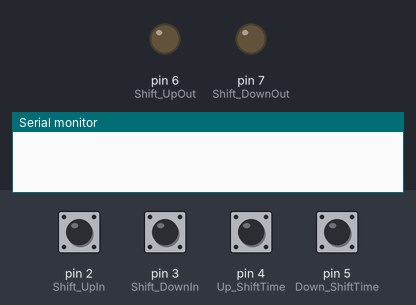
Simulated run of this sketch. Board: Arduino Uno, built with avr-gcc and run on an emulated ATmega328P. Shown: output pins drawn as LEDs (lit = HIGH), the last lines printed to the serial monitor. The inputs (shaded band) are chosen by the test bench; at power-on: pin 2 (Shift_UpIn), pin 3 (Shift_DownIn), pin 4 (Up_ShiftTime), pin 5 (Down_ShiftTime) LOW.

Above: at 0.1 s.
At 20.1 s:
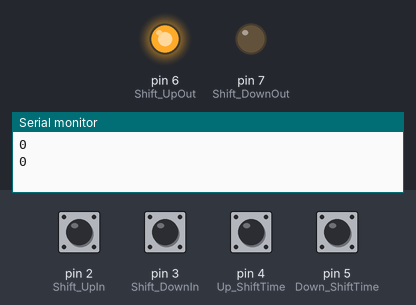
At 39.1 s:
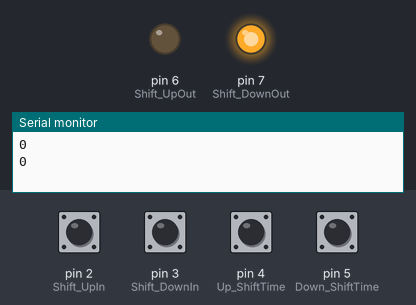
Timing chart, 0 to 40.0 s (numbered marks = the images above):
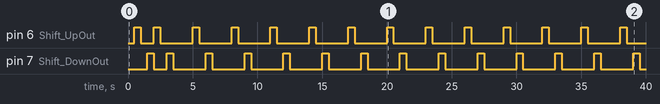

The sketch:

Slut_Pa_Tanken.ino
```cpp
int Shift_UpIn = 2;
int Shift_DownIn = 3;
int Up_ShiftTime = 4;
int Down_ShiftTime = 5;
int Shift_UpOut = 6;
int Shift_DownOut = 7;
int time1;
int time2;
int ShiftTime;
int yoyo{};
int yoyo1{};
int prev_yoyo1 = 1;
int prev_yoyo = 1;

void setup()
{
  pinMode(2, INPUT);
  pinMode(3, INPUT);
  pinMode(4, INPUT);
  pinMode(5, INPUT);
  pinMode(6, OUTPUT);
  pinMode(7, OUTPUT);
  Serial.begin(9600);

}

void loop()
{
  shift_up_check();

  shift_down_check();

  auto_shifter();

}

void shift_up_check()
{
  //läs av upväxlingsPin
  yoyo = digitalRead(Shift_UpIn);

  if (yoyo == HIGH)
  {
   prev_yoyo = yoyo;
   return;
  }
  delay(500);

  if (yoyo == LOW && prev_yoyo == HIGH)
  {
   prev_yoyo = yoyo;

   digitalWrite(Shift_UpOut, HIGH);

   time1 = millis();

   while(digitalRead(Up_ShiftTime) == HIGH)
   {

   }
   time2 = millis();
   //tiden då signal från knapptryck når arduino minus tiden då signal att växla ner skickades ut
   ShiftTime = time2 - time1;

   Serial.println(ShiftTime);

   delay(500);

   digitalWrite(Shift_UpOut, LOW);
  }
}

void shift_down_check()
{
  yoyo1 = digitalRead(Shift_DownIn);

  if (yoyo1 == HIGH)
  {
    prev_yoyo1 = yoyo1;
    return;
  }

  delay(500);

  if (yoyo1 == LOW && prev_yoyo1 == HIGH)
  {
    prev_yoyo1 = yoyo1;

   digitalWrite(Shift_DownOut, HIGH);

   time1 = millis();
    //väntar på knapptrycket
   while(digitalRead(Down_ShiftTime) == HIGH)
   {

   }
   time2 = millis();
   //tiden då signal från knapptryck når arduino minus tiden då signal att växla ner skickades ut
   ShiftTime= time2 - time1;

   Serial.println(ShiftTime);

   delay(500);

   digitalWrite(Shift_DownOut, LOW);
  }
}

void auto_shifter(){

  digitalWrite(Shift_UpOut, HIGH);

  delay(500);

  digitalWrite(Shift_UpOut, LOW);

  delay(500);

  digitalWrite(Shift_DownOut, HIGH);

  delay(500);

  digitalWrite(Shift_DownOut, LOW);

  delay(500);
}
```

Measured:
- by itself, pin 6 (Shift_UpOut), pin 7 (Shift_DownOut): goes HIGH 0.50 s, LOW 1.0 s, 12 × (HIGH 0.50 s, LOW 2.5 s), HIGH 0.50 s, then LOW
